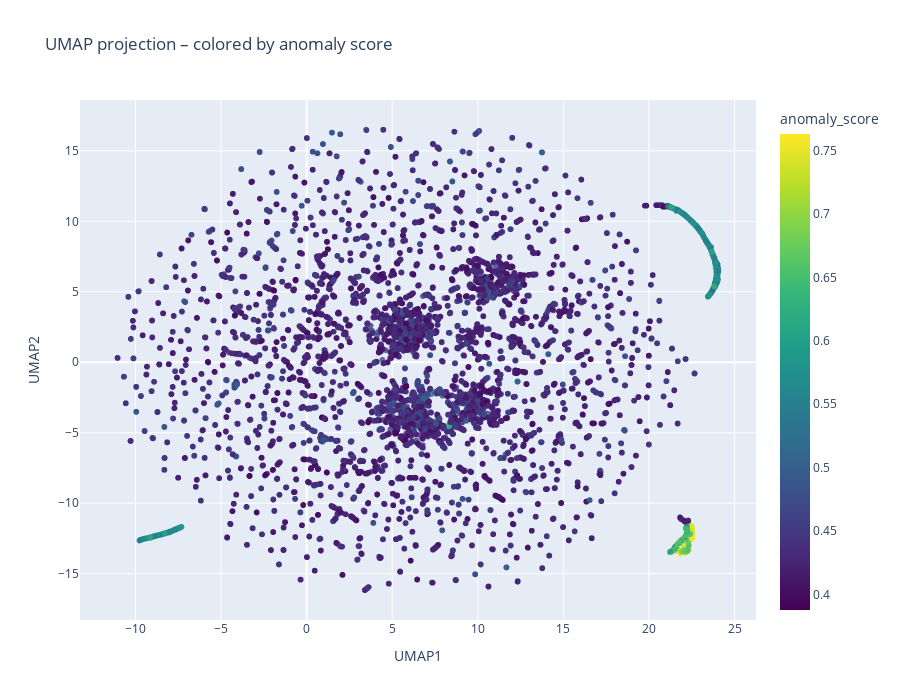

Write notebook code for a chart like this one.
### Code cell
import umap
import plotly.express as px

# -----------------------------
# UMAP embedding
# -----------------------------
umap_pipeline = Pipeline([
    ('scaler',RobustScaler()),
    ('umap',
        umap.UMAP(
        n_neighbors=30,
        min_dist=0.1,
        n_components=2,
        random_state=42
    ))
])

X_umap = umap_pipeline.fit_transform(X)

# Crear un DataFrame para la visualización
df_plot = pd.DataFrame({
    'UMAP1': X_umap[:, 0],
    'UMAP2': X_umap[:, 1],
    'anomaly_score': df['anomaly_score']
})

# Opcional: incluir más columnas originales para mostrar en el hover
# Por ejemplo, si quieres mostrar las primeras 5 características:
feature_cols = [
    'conn_count_10s_max',
    'burst_score_max',
    'bytes_ratio_mean',
    'recent_activity_score_std',
    'is_attack'
]
# Asegurar que 'is_attack' esté incluido

df_plot = pd.concat([df_plot, df[feature_cols].reset_index(drop=True)], axis=1)

# Crear gráfico interactivo
fig = px.scatter(
    df_plot,
    x='UMAP1',
    y='UMAP2',
    color='anomaly_score',
    color_continuous_scale='viridis',
    hover_data=feature_cols,  # ¡esto muestra los valores al pasar el ratón!
    title="UMAP projection – colored by anomaly score",
    width=900,
    height=700
)

fig.update_traces(marker=dict(size=6, opacity=0.8))
fig.show()

### Figure 1 — Plotly figure (JSON) as saved in the notebook; plotly's stock layout.template omitted (floating-point values rounded to 4 significant figures; data arrays with more than 128 entries replaced by an {"elided": "..."} marker saying what was removed)
{"data": [{"customdata": {"elided": "24005x6 float values"}, "hovertemplate": "UMAP1=%{x}<br>UMAP2=%{y}<br>ja3_frequency_mean=%{customdata[0]}<br>conn_count_10s_max=%{customdata[1]}<br>burst_score_max=%{customdata[2]}<br>bytes_ratio_mean=%{customdata[3]}<br>recent_activity_score_std=%{customdata[4]}<br>is_attack=%{customdata[5]}<br>anomaly_score=%{marker.color}<extra></extra>", "legendgroup": "", "marker": {"color": {"elided": "24005 float values"}, "coloraxis": "coloraxis", "opacity": 0.8, "size": 6, "symbol": "circle"}, "mode": "markers", "name": "", "showlegend": false, "type": "scattergl", "x": {"elided": "24005 float values"}, "xaxis": "x", "y": {"elided": "24005 float values"}, "yaxis": "y"}], "layout": {"coloraxis": {"colorbar": {"title": {"text": "anomaly_score"}}, "colorscale": [[0, "#440154"], [0.1111, "#482878"], [0.2222, "#3e4989"], [0.3333, "#31688e"], [0.4444, "#26828e"], [0.5556, "#1f9e89"], [0.6667, "#35b779"], [0.7778, "#6ece58"], [0.8889, "#b5de2b"], [1, "#fde725"]]}, "height": 700, "legend": {"tracegroupgap": 0}, "title": {"text": "UMAP projection – colored by anomaly score"}, "width": 900, "xaxis": {"anchor": "y", "domain": [0, 1], "title": {"text": "UMAP1"}}, "yaxis": {"anchor": "x", "domain": [0, 1], "title": {"text": "UMAP2"}}}}
